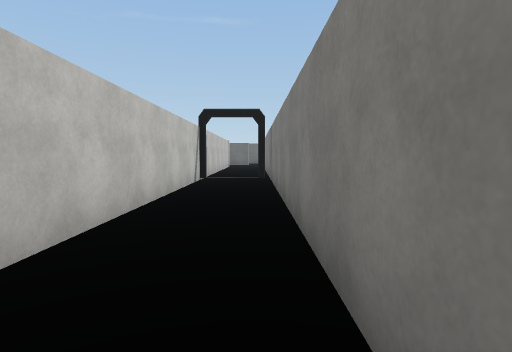
view 1 (above)

24 first-person views from a walk through a scene from a Unity 3-D project. The camera is 1.4 m above the floor, tilts 4° down and sees 80° across. The floor is counted in squares, 2 m on a side. Each view is taken from the middle of a square. On the plan, view 1 faces up. The plan holds only what a view shows up to about 10 squares ahead; the rest is blank. The place goes on beyond the plan. The player character is not drawn. Door leaves are left out, so doorways stand open. Some surface patterns are stand-ins.

view 2
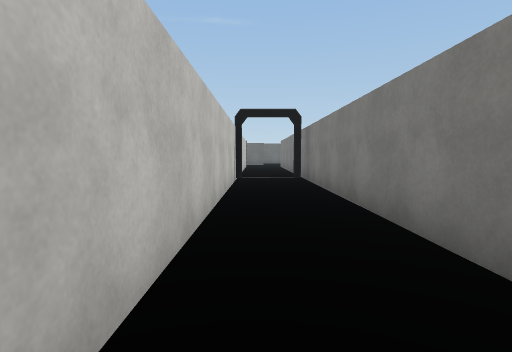

view 3
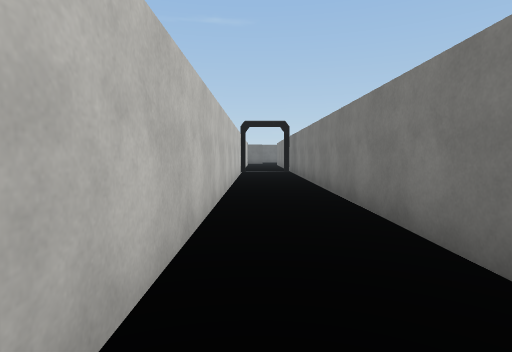

view 4
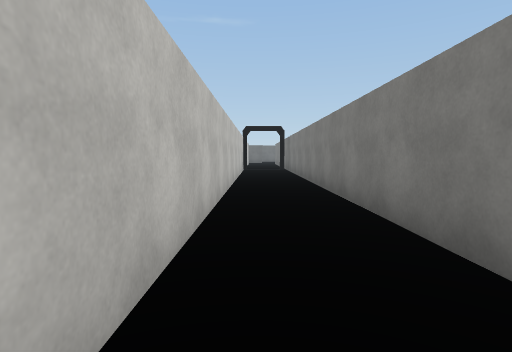

view 5
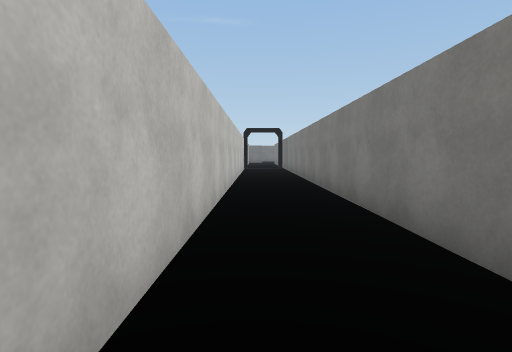

view 6
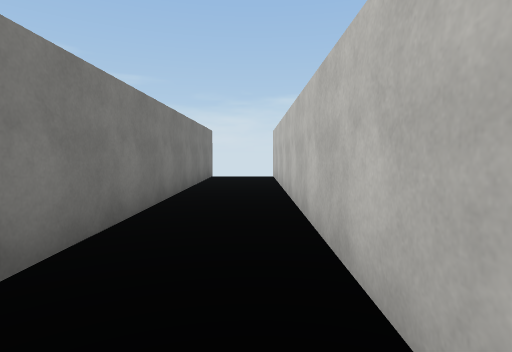

view 7
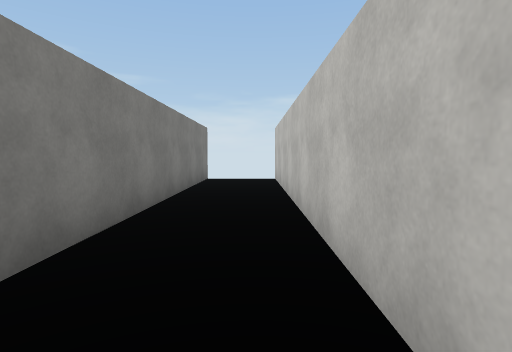

view 8
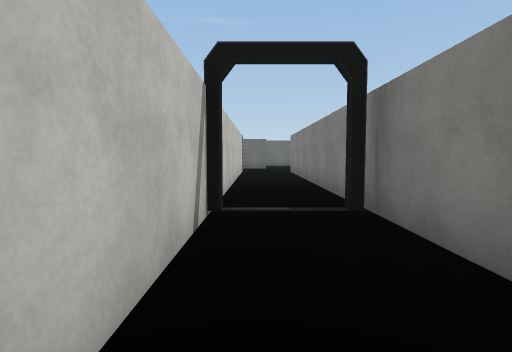

view 9
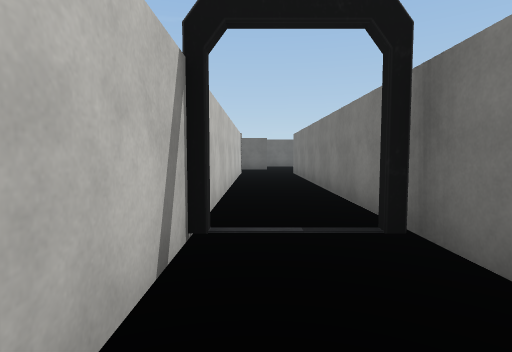

view 10
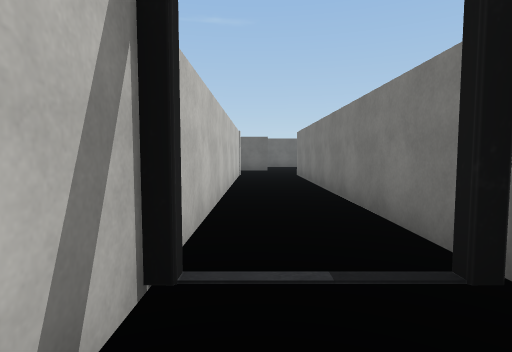

view 11
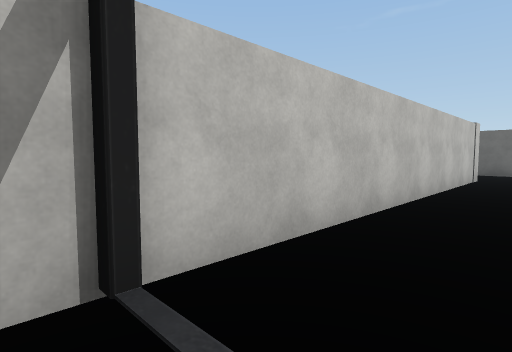

view 12
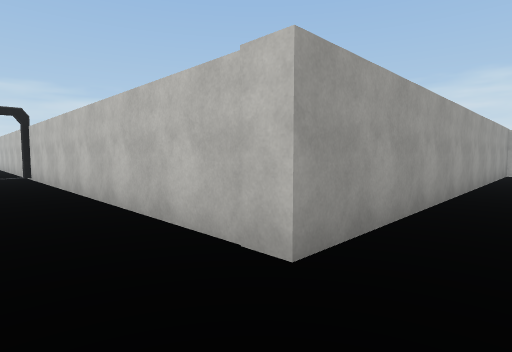

view 13
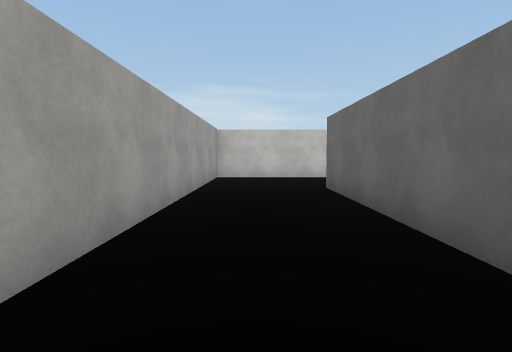

view 14
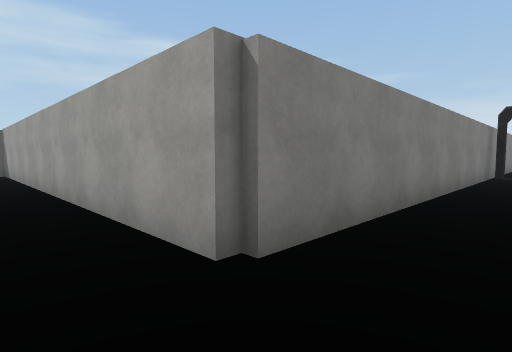

view 15
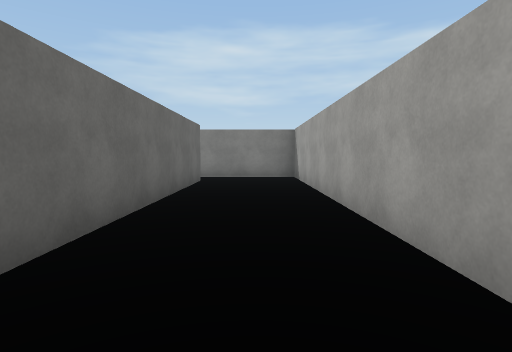

view 16
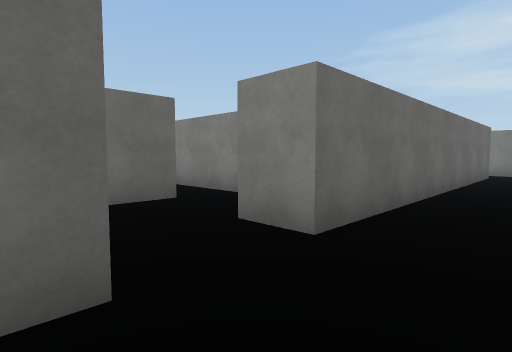

view 17
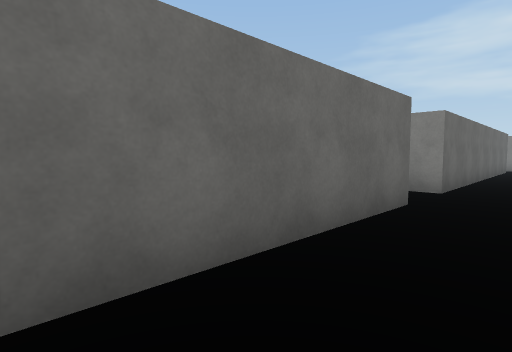

view 18
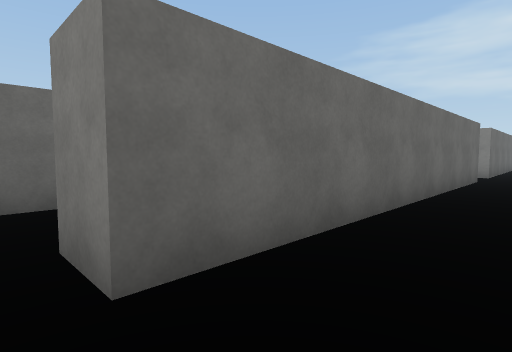

view 19
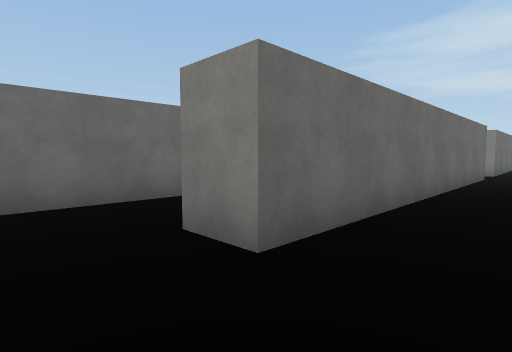

view 20
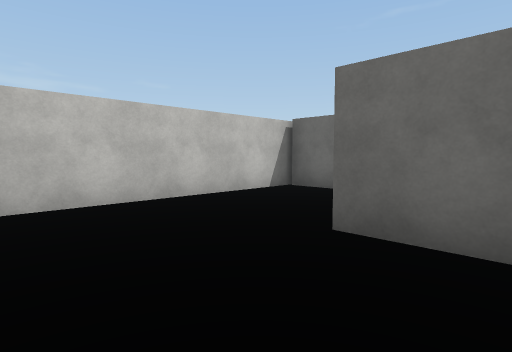

view 21
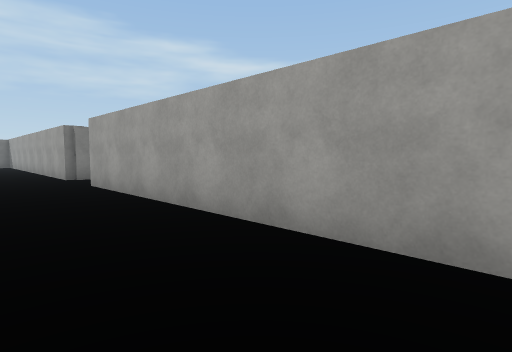

view 22
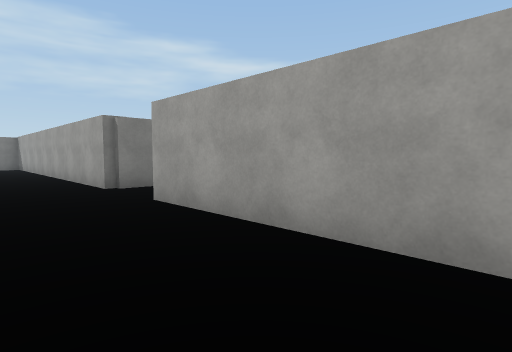

view 23
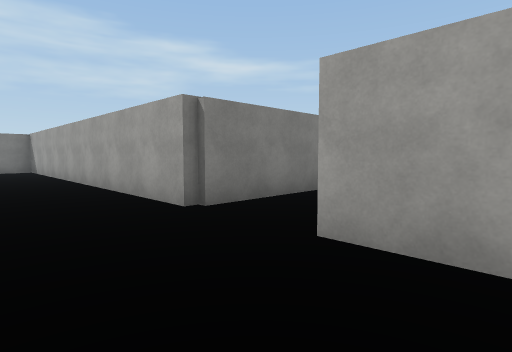

view 24
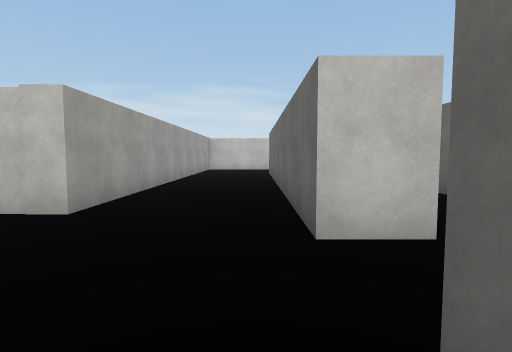

### Floor plan
Ten units are one square. View 1 is at (0, 0); x grows to the right and y downward. Boxes are objects, and circles mark ways between rooms. Rooms are numbered by the first view taken in them; rooms with no view inside come last. Other rooms are left out.
<svg viewBox="-130 -240 250 315">
<path fill="none" stroke="#000" d="M-16 -85 -16 70M4 70 4 -91M-5 -215 -5 -205 -95 -205 -95 -215M-82 -235 -125 -235 -125 -178 -16 -178 -16 -86M4 -91 4 -178 115 -178 115 -208M102 -205 12 -205 12 -215"/>
<circle cx="-5" cy="-90" r="3" fill="#2a7"/>
<text x="-10" y="-10">1</text>
<text x="-20" y="-190">2</text>
</svg>
Room 1 opens to room 2.

Where each view was taken, in squares from view 1:
view 1: 0 up, 0 right, facing up
view 2: 0 up, 1 left, facing up
view 3: 3 down, 1 left, facing up
view 4: 5 down, 1 left, facing up
view 5: 6 down, 1 left, facing up
view 6: 3 up, 1 left, facing down
view 7: 2 up, 1 left, facing down
view 8: 5 up, 1 left, facing up
view 9: 6 up, 1 left, facing up
view 10: 7 up, 1 left, facing up
view 11: 8 up, 0 right, facing up-left
view 12: 19 up, 0 right, facing down-left
view 13: 19 up, 3 left, facing left
view 14: 19 up, 1 left, facing down-right
view 15: 19 up, 2 right, facing right
view 16: 19 up, 1 left, facing up-right
view 17: 19 up, 5 left, facing up-right
view 18: 19 up, 10 left, facing up-right
view 19: 19 up, 11 left, facing up-right
view 20: 18 up, 8 left, facing up-left
view 21: 20 up, 9 left, facing down-right
view 22: 20 up, 6 left, facing down-right
view 23: 20 up, 3 left, facing down-right
view 24: 20 up, 2 right, facing left
